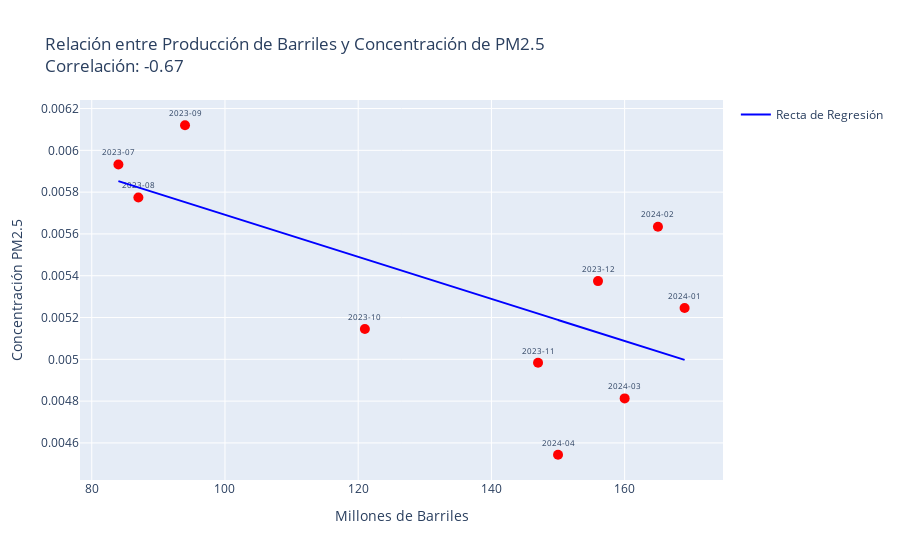

Notebook code cell kept with this figure:
### Code cell
from scipy.stats import pearsonr, linregress
import plotly.express as px
import pandas as pd
barriles = pemex_NL['Miles de barriles mensuales'].iloc[6:16]
pm25 = m_pm_NL['Concentración Promedio Mensual'].iloc[6:16]

### Normalizar 
# barriles = (barriles - barriles.min()) / (barriles.max() - barriles.min())
# pm25 = (pm25 - pm25.min()) / (pm25.max() - pm25.min())


# Calcular la correlación de Pearson
correlation = pearsonr(barriles, pm25)

# Crear DataFrame
df = pd.DataFrame({'Mes': m_pm_NL['Fecha'].astype(str), 'Barriles': barriles, 'PM2.5': pm25})

# Ajustar la recta de regresión lineal
slope, intercept, r_value, p_value, std_err = linregress(barriles, pm25)

# Crear scatter plot interactivo
fig = px.scatter(df, x='Barriles', y='PM2.5', text='Mes', 
                 title=f'Relación entre Producción de Barriles y Concentración de PM2.5<br>Correlación: {correlation[0]:.2f}', 
                 labels={'Barriles': 'Millones de Barriles', 'PM2.5': 'Concentración PM2.5'})

# Añadir la recta de regresión al gráfico
fig.add_scatter(x=df['Barriles'], y=slope * df['Barriles'] + intercept, mode='lines', name='Recta de Regresión', line=dict(color='blue'))

# Ajustar la posición de las etiquetas
fig.update_traces(textposition='top center', marker=dict(size=10, color='red'),
    textfont=dict(size=8)  # Ajustar tamaño de la fuente de las etiquetas de texto
                  )

# Mostrar la gráfica
fig.show()

# Imprimir la correlación y R²
print(f'Coeficiente de correlación de Pearson: {correlation[0]:.2f}')
print(f'R² (coeficiente de determinación): {correlation[0]**2:.2f}')
print(f'p-valor: {p_value:.4f}')

### Figure 1 — Plotly figure (JSON) as saved in the notebook; plotly's stock layout.template omitted (floating-point values rounded to 4 significant figures)
{"data": [{"hovertemplate": "Millones de Barriles=%{x}<br>Concentración PM2.5=%{y}<br>Mes=%{text}<extra></extra>", "legendgroup": "", "marker": {"color": "red", "size": 10, "symbol": "circle"}, "mode": "markers+text", "name": "", "orientation": "v", "showlegend": false, "text": ["2023-01", "2023-02", "2023-03", "2023-04", "2023-05", "2023-06", "2023-07", "2023-08", "2023-09", "2023-10", "2023-11", "2023-12", "2024-01", "2024-02", "2024-03", "2024-04", "2024-05", "2024-06", "2024-07", "2024-08", "2024-09", "2024-10", "2024-11", "2024-12"], "textfont": {"size": 8}, "textposition": "top center", "type": "scatter", "x": [null, null, null, null, null, null, 84, 87, 94, 121, 147, 156, 169, 165, 160, 150, null, null, null, null, null, null, null, null], "xaxis": "x", "y": [null, null, null, null, null, null, 0.005932, 0.005774, 0.00612, 0.005145, 0.004983, 0.005374, 0.005245, 0.005634, 0.004813, 0.004543, null, null, null, null, null, null, null, null], "yaxis": "y"}, {"line": {"color": "blue"}, "marker": {"color": "red", "size": 10}, "mode": "lines", "name": "Recta de Regresión", "textfont": {"size": 8}, "textposition": "top center", "type": "scatter", "x": [null, null, null, null, null, null, 84, 87, 94, 121, 147, 156, 169, 165, 160, 150, null, null, null, null, null, null, null, null], "y": [null, null, null, null, null, null, 0.005853, 0.005822, 0.005752, 0.00548, 0.005219, 0.005128, 0.004997, 0.005037, 0.005088, 0.005188, null, null, null, null, null, null, null, null]}], "layout": {"legend": {"tracegroupgap": 0}, "title": {"text": "Relación entre Producción de Barriles y Concentración de PM2.5<br>Correlación: -0.67"}, "xaxis": {"anchor": "y", "domain": [0, 1], "title": {"text": "Millones de Barriles"}}, "yaxis": {"anchor": "x", "domain": [0, 1], "title": {"text": "Concentración PM2.5"}}}}
